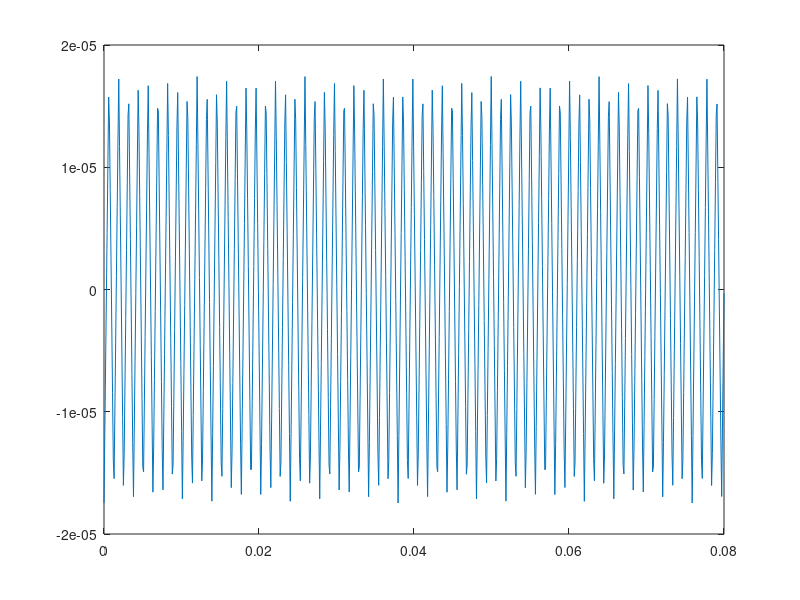

This chart was generated by the following MATLAB code:
clear ;
clc
E=200e9;
S=0.002;
L=2;
m=100;
T=0.08;
t=linspace(0,T,800);
x=2;
pho=5000 ;
p=-3500;

ustat=(p*x/(E*S));
SOL=zeros(1,size(t,2));


for i=1:size(t,2)
    h=0;
for n=1:m 

w=@(n)(2*n-1) * pi/(2*L) * sqrt( E /pho );
q=@(n)(2*n-1) * pi/(2*L) ;
ui=@(n,x,T)(((-1)^(n-1))/(2*n-1)^2)*cos(w(n)*T)*sin(q(n)*x) ;
h=h+ui(n,x,t(i)) ;
end
SOL(1,i)=ustat*0+(8*p*L/((pi^2)*E*S))*h;
end

%SOL=ustat-(8*p*L/((pi^2)*E*S))*SOL ;

plot(t,SOL);
%fprintf(' %d ',U);

